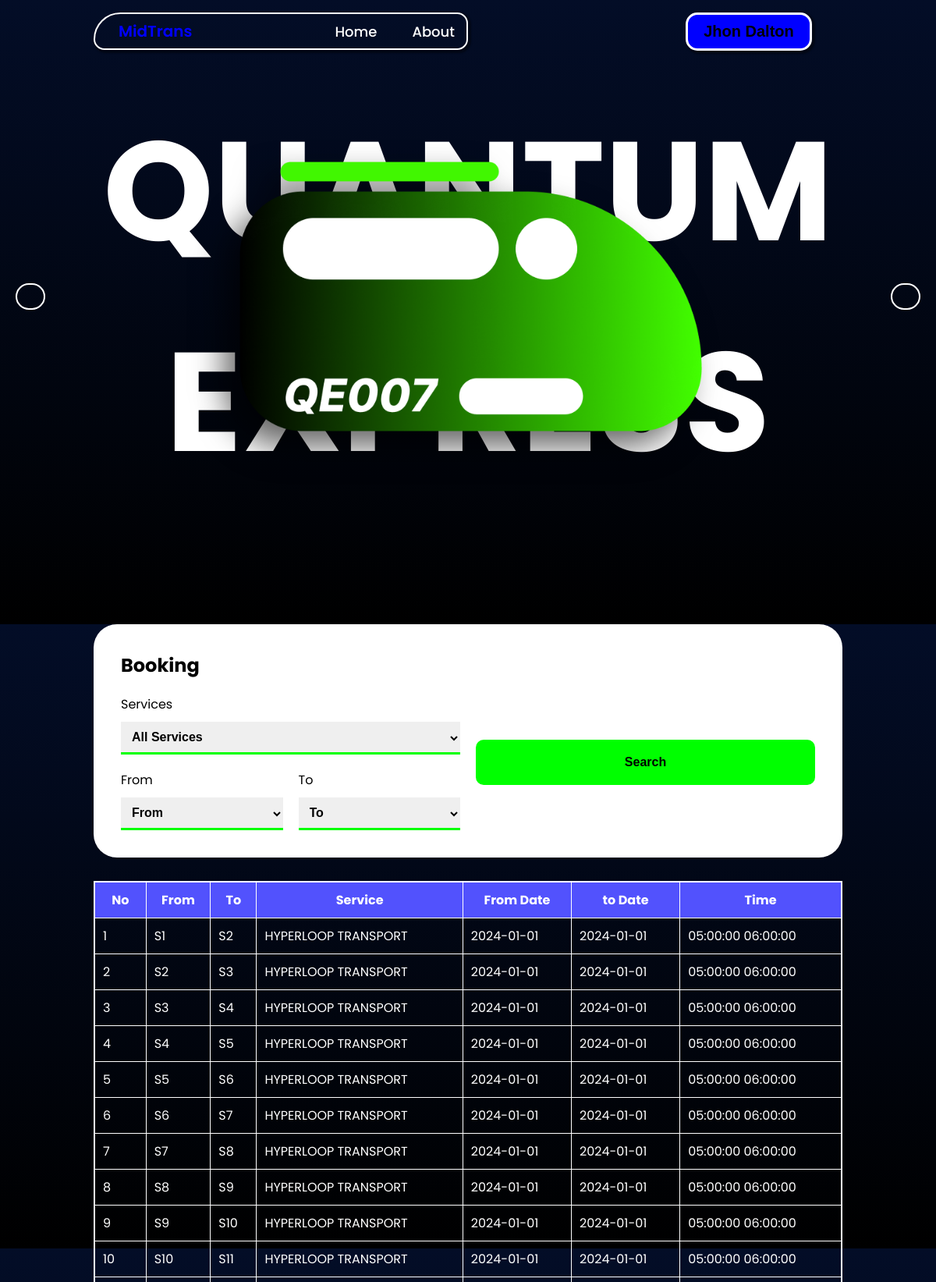
The app's page /dashboard.php?s=HYPERLOOP TRANSPORT (signed in, upper part) with its own data.
### tables this page shows
CREATE TABLE `tbl_user` (
  `u_id` int(11) NOT NULL,
  `u_name` varchar(25) DEFAULT NULL,
  `u_pass` varchar(50) DEFAULT NULL,
  `u_register_date` date DEFAULT NULL
);

CREATE TABLE `tbl_keberangkatan` (
  `k_id` int(11) NOT NULL,
  `from_s` varchar(5) DEFAULT NULL,
  `to_S` varchar(5) DEFAULT NULL,
  `from_date` date DEFAULT NULL,
  `from_time` time DEFAULT NULL,
  `to_date` date DEFAULT NULL,
  `to_time` time DEFAULT NULL,
  `t_id` varchar(10) DEFAULT NULL,
  `price` int(11) DEFAULT NULL
);

CREATE TABLE `tbl_train` (
  `t_id` varchar(10) DEFAULT NULL,
  `t_name` varchar(50) DEFAULT NULL,
  `t_type` varchar(25) DEFAULT NULL,
  `t_total_gerbong` int(5) DEFAULT NULL
);

### dashboard.php (the view, shortened to what this page needs)
<?php
include "connect.php";
if (!isset($_SESSION["u_id"])) {
    header("location: index.php");
    exit();
} else {
    $user_id = $_SESSION["u_id"];
    $getUser = "SELECT * FROM tbl_user WHERE u_id='$user_id' ORDER BY u_id DESC LIMIT 1";
    $resultGetUser = mysqli_query($connect, $getUser);
    if (mysqli_num_rows($resultGetUser) > 0) {
        $user = mysqli_fetch_assoc($resultGetUser);
    }
    $getKeberangkatan = "";
    if (isset($_GET['s']) || isset($_GET['from']) || isset($_GET['to'])) {
        $service = $_GET["s"] == "" ? "" : "t.t_type='" . $_GET["s"] . "'";
        $from = $_GET["from"] == "" ? "" : ($service == "" ? "k.from_s='" . $_GET["from"] . "'" : " AND k.from_s='" . $_GET["from"] . "'");
        $to = $_GET["to"] == "" ? "" : ($from == "" ? "k.to_S='" . $_GET["to"] . "'" : " AND k.to_S='" . $_GET["to"] . "'");
        $sql = $service . $from . $to;
        if ($service || $from || $to) {
            $getKeberangkatan = "SELECT * FROM tbl_keberangkatan as k, tbl_train as t WHERE k.t_id=t.t_id AND " . $sql;
            $resultKeberangkatan = mysqli_query($connect, $getKeberangkatan);
        }
    }
}
?>
<!DOCTYPE html>
<html lang="en">
<head>
    <link rel="stylesheet" href="style.css">
</head>
<body>
    <header>
        <nav>
            <a href="#" class="nav-brand">
            </a>
            <ul class="nav-menu">
                <li><a href="#" id="home">Home</a></li>
                <li><a href="#" id="about">About</a></li>
            </ul>
        </nav>
        <div id="nav-button">
            <button type="button" id="account">
                <?= $user["u_name"] ?>
            </button>
        </div>
    </header>
    <main>
        <div id="trains">
            <button type="button" id="left"><i class="fi fi-sr-angle-left"></i></button>
            <div id="train-1" class="train show">
                <img src="assets/QX.png" alt="" srcset="">
                <h2 class="train-name">QUANTUM EXPRESS</h2>
            </div>
            <button type="button" id="right"><i class="fi fi-sr-angle-right"></i></button>
        </div>
        <div id="service">
            <h2>Booking</h2>
            <form action="" method="POST">
                <div class="container">
                    <div class="form-control">
                        <label for="services">Services</label>
                        <select name="services" id="services" required>
                            <option value="" selected>All Services</option>
                        </select>
                    </div>
                    <div class="container">
                        <div class="form-control">
                            <label for="from">From</label>
                            <select name="from" id="from" required>
                                <option value=""> From</option>
                            </select>
                        </div>
                        <div class="form-control">
                            <label for="to">To</label>
                            <select name="to" id="to" required>
                                <option value=""> To</option>
                            </select>
                        </div>
                    </div>
                </div>
                <div class="container">
                    <div class="form-control">
                        <button type="submit" id="search">Search</button>
                    </div>
                </div>
            </form>
        </div>
        <?php if ($getKeberangkatan != "") { ?>
            <div class="table">
                <table border="2">
                    <tr>
                        <th>No</th>
                        <th>From</th>
                        <th>To</th>
                        <th>Service</th>
                        <th>From Date</th>
                        <th>to Date</th>
                        <th>Time</th>
                    </tr>
                    <?php if (mysqli_num_rows($resultKeberangkatan)) { ?>
                        <?php $i = 0 ?>
                        <?php while ($row = mysqli_fetch_assoc($resultKeberangkatan)) { ?>
                            <tr>
                                <td>
                                    <?= ++$i ?>
                                </td>
                                <td>
                                    <?= $row["from_s"] ?>
                                </td>
                                <td>
                                    <?= $row["to_S"] ?>
                                </td>
                                <td>
                                    <?= $row["t_type"] ?>
                                </td>
                                <td>
                                    <?= $row["from_date"] ?>
                                </td>
                                <td>
                                    <?= $row["to_date"] ?>
                                </td>
                                <td>
                                    <?= $row["from_time"] ?>
                                    <?= $row["to_time"] ?>
                                </td>
                            </tr>
                        <?php } ?>
                    <?php } ?>
                </table>
            </div>
        <?php } ?>
    </main>
</body>
</html>

### style.css (style rules this page uses)
* { margin: 0; padding: 0; box-sizing: border-box; text-decoration: none; list-style: none; }
body { background: linear-gradient(360deg, #000000 0%, #030d27 100%); color: white; font-family: "Poppins", sans-serif; overflow-y: auto; overflow-x: hidden; padding-bottom: 100px; }
header { margin-top: 20px; height: 40px; padding: 0 10vw; display: flex; justify-content: space-between; align-items: center; }
header > nav { width: 50%; padding: 7px 5px 7px 30px; border-radius: 50px 20px 20px 20px; border: 2px solid white; color: white; display: flex; justify-content: space-between; align-items: center; box-shadow: 2px 2px 2px 2px rgba(0, 0, 0, 0.4); }
header > nav > .nav-brand { width: 40%; color: #0000ff; font-weight: 600; font-size: 20px; }
header > nav > .nav-menu { width: 60%; font-size: 18px; font-weight: 500; display: flex; justify-content: end; align-items: center; column-gap: 25px; }
header > nav > .nav-menu > li > a { color: white; padding: 5px 10px; border-radius: 10px; }
header > div { width: 25%; display: flex; justify-content: space-evenly; align-items: center; }
header > div > button { font-size: 18px; font-weight: 500; border-radius: 15px; padding: 10px 20px; background-color: white; cursor: pointer; box-shadow: 2px 2px 2px 2px rgba(0, 0, 0, 0.4); }
main > #trains { width: 100svw; height: 80svh; display: flex; justify-content: flex-start; align-items: center; }
main > #trains > button { margin: auto 20px; padding: 15px 17px; border: 2px solid white; border-radius: 50px; font-size: 20px; background-color: transparent; color: white; cursor: pointer; z-index: 3; }
main > #trains > .train { width: 100%; height: 500px; padding: 50px; display: flex; justify-content: center; align-items: center; }
main > #trains > div > img { position: absolute; width: 600px; user-select: none; pointer-events: none; filter: drop-shadow(-20px 20px 20px rgba(0, 0, 0, 0.6)); z-index: 2; }
main > #trains > div.show > img { animation: img-show 1000ms ease-out; }
main > #trains > div > .train-name { position: absolute; font-size: 180px; font-weight: 700; text-align: center; z-index: -1; }
main > #trains > div.show > .train-name { animation: text-show 1000ms ease-out; }
main > #service { margin-top: 100px; margin-left: auto; margin-right: auto; width: 80svw; color: black; background-color: white; padding: 35px; border-radius: 30px; display: flex; flex-direction: column; gap: 20px; }
main > #service > form { width: 100%; display: flex; flex-wrap: nowrap; align-items: center; gap: 20px; }
main > #service > form > .container, main > #service > form > .container > .container { display: flex; flex-wrap: nowrap; justify-content: space-between; align-items: center; gap: 20px; }
main > #service > form > .container { width: 50%; flex-direction: column; }
main > #service > form > .container > .form-control, main > #service > form > .container > .container { width: 100%; }
main > #service > form > .container > .container > .form-control { width: 50%; }
main > #service > form > .container .form-control { display: flex; flex-direction: column; gap: 10px; }
main > #service > form > .container .form-control input, main > #service > form > .container .form-control select { width: 100%; height: 100%; outline: none; border: transparent; border-bottom: 3px solid #00ff00; padding: 10px; font-size: 16px; font-weight: 600; cursor: pointer; }
main > #service > form > .container .form-control select option { padding: 5px; }
main > #service > form > .container .form-control button { background-color: #00ff00; border: none; padding: 20px; font-size: 16px; font-weight: 600; border-radius: 10px; cursor: pointer; transition: all 400ms ease-in-out; }
table { border: 2px solid white; border-collapse: collapse; margin: 30px auto; width: 80svw; }
table tr:hover, table tr:nth-of-type(1) { background-color: #5252fd; }
table tr td, table tr th { padding: 10px; }
#account { font-size: 20px; font-weight: 600; background-color: #0000ff; border: 3px solid white; }

### records on screen
tbl_user: u_name "Jhon Dalton"
tbl_keberangkatan: from_s "S1", to_S "S2", t.t_type "HYPERLOOP TRANSPORT", from_date "2024-01-01", to_date "2024-01-01", from_time "05:00:00", to_time "06:00:00"
tbl_keberangkatan: from_s "S2", to_S "S3", t.t_type "HYPERLOOP TRANSPORT", from_date "2024-01-01", to_date "2024-01-01", from_time "05:00:00", to_time "06:00:00"
tbl_keberangkatan: from_s "S3", to_S "S4", t.t_type "HYPERLOOP TRANSPORT", from_date "2024-01-01", to_date "2024-01-01", from_time "05:00:00", to_time "06:00:00"
tbl_keberangkatan: from_s "S4", to_S "S5", t.t_type "HYPERLOOP TRANSPORT", from_date "2024-01-01", to_date "2024-01-01", from_time "05:00:00", to_time "06:00:00"
tbl_keberangkatan: from_s "S5", to_S "S6", t.t_type "HYPERLOOP TRANSPORT", from_date "2024-01-01", to_date "2024-01-01", from_time "05:00:00", to_time "06:00:00"
tbl_keberangkatan: from_s "S6", to_S "S7", t.t_type "HYPERLOOP TRANSPORT", from_date "2024-01-01", to_date "2024-01-01", from_time "05:00:00", to_time "06:00:00"
tbl_keberangkatan: from_s "S7", to_S "S8", t.t_type "HYPERLOOP TRANSPORT", from_date "2024-01-01", to_date "2024-01-01", from_time "05:00:00", to_time "06:00:00"
tbl_keberangkatan: from_s "S8", to_S "S9", t.t_type "HYPERLOOP TRANSPORT", from_date "2024-01-01", to_date "2024-01-01", from_time "05:00:00", to_time "06:00:00"
tbl_keberangkatan: from_s "S9", to_S "S10", t.t_type "HYPERLOOP TRANSPORT", from_date "2024-01-01", to_date "2024-01-01", from_time "05:00:00", to_time "06:00:00"
tbl_keberangkatan: from_s "S10", to_S "S11", t.t_type "HYPERLOOP TRANSPORT", from_date "2024-01-01", to_date "2024-01-01", from_time "05:00:00", to_time "06:00:00"
